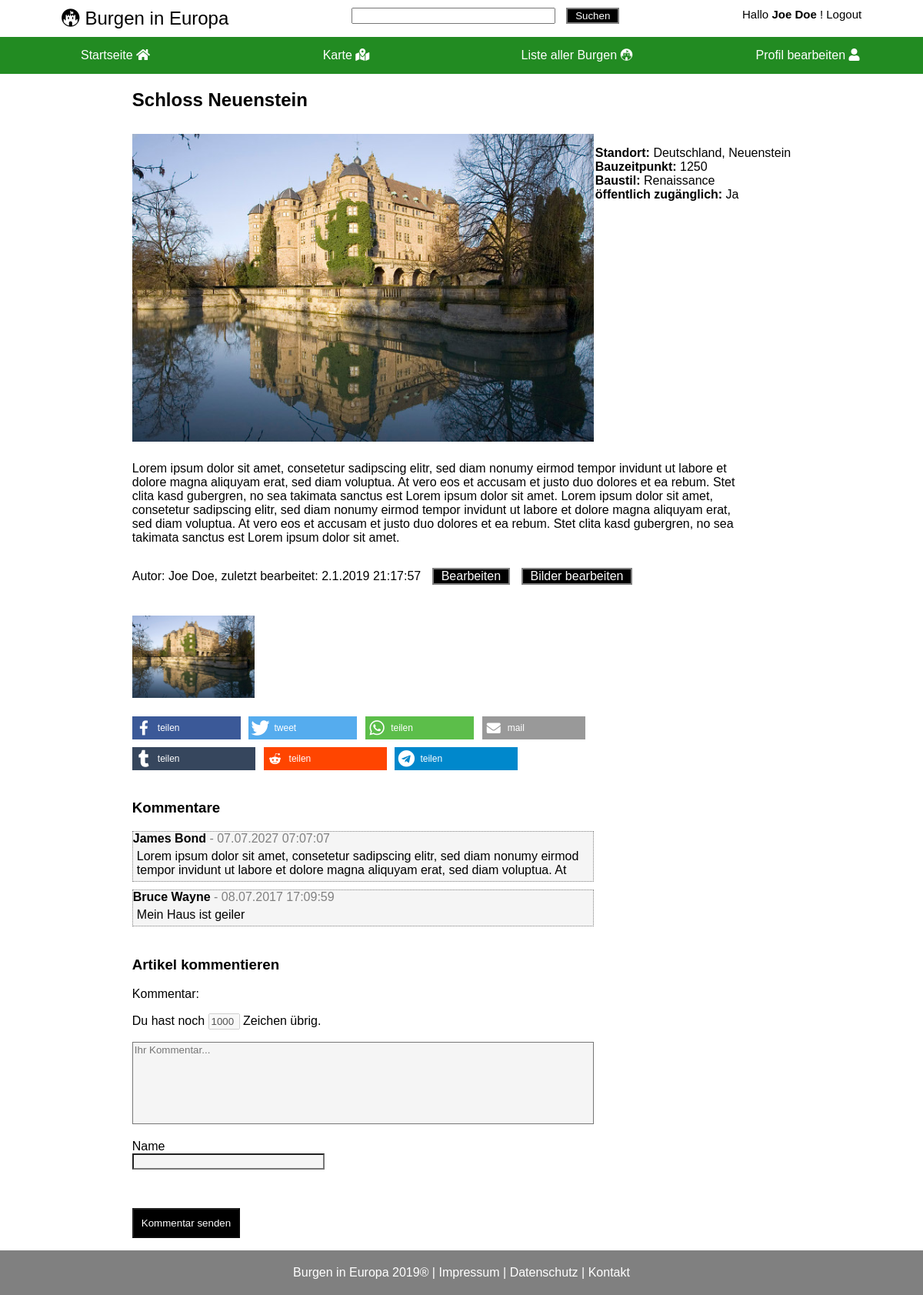
The page /Webseiten/details.php?id=1 (signed in) on the database its author committed.
### tables this page shows
CREATE TABLE castles (
	id INTEGER PRIMARY KEY AUTOINCREMENT,
	name VARCHAR(50) NOT NULL,
	change_date DATE NOT NULL,
	year INTEGER,
    style VARCHAR(30),
    public VARCHAR(5),   
    link VARCHAR(50),
	description TEXT NOT NULL,
    century VARCHAR(30),
    longitude REAL NOT NULL,
    latitude REAL NOT NULL,
    creation_date VARCHAR(50) NOT NULL,
    firstletter CHAR(1) NOT NULL,
    country VARCHAR(50),
	city VARCHAR(50),
    author_id VARCHAR(255) NOT NULL,
    FOREIGN KEY(author_id) REFERENCES users(id)
    );

CREATE TABLE pictures (
    id INTEGER PRIMARY KEY AUTOINCREMENT,
	path VARCHAR(50),
	castle_id INTEGER NOT NULL,
 	FOREIGN KEY(castle_id) REFERENCES castles(id)
    );

CREATE TABLE comments (
    id INTEGER PRIMARY KEY AUTOINCREMENT,
	content TEXT NOT NULL,
	time DATE NOT NULL,
	author VARCHAR(50) NOT NULL,
    castle_id INTEGER,
	FOREIGN KEY(castle_id) REFERENCES castles(id)
    );

### Webseiten/dao.php (called while the page is built, shortened)
<?php
include("database_dao.php");
$dao = new databaseDAO;
?>

### Webseiten/detailsdata.php (called while the page is built)
<?php
    require_once("dao.php");
    $castleId = (isset($_GET["id"]) && is_string($_GET["id"])) ? $_GET["id"] : "7";
    $data = $dao->getCastle($castleId);
?>

### Webseiten/database_dao.php (called while the page is built, shortened)
<?php
class databaseDAO implements DAO {
    private $db = null;
    private $statementUserById = null;
    private $statementCastle = null;
    private $statementPictures = null;
    private $statementComments = null;
    private function statementSetup() {
        $this->statementUserById = $this->db->prepare("SELECT * FROM users WHERE id = :id;");
        $this->statementCastle = $this->db->prepare("SELECT * FROM castles WHERE id = :id;");
        $this->statementPictures = $this->db->prepare("SELECT * FROM pictures WHERE castle_id = :castle_id;");
        $this->statementComments = $this->db->prepare("SELECT * FROM comments WHERE castle_id = :castle_id;");
    }
    private function startConnection() {
        $user = "root";
        $pw = null;
        $dsn= "sqlite:../Datenbank/datenbank.db";
        $this->db = new PDO($dsn, $user, $pw);
        $this->db->setAttribute(PDO::ATTR_ERRMODE, PDO::ERRMODE_EXCEPTION);
        $this->statementSetup();
    }
    function getCastle($id) {
        $this->startConnection();
        try {
            $this->statementCastle->bindValue(":id", $id);
            $this->statementCastle->execute();
            if($castle = $this->statementCastle->fetch(PDO::FETCH_ASSOC)) {
                $this->statementComments->bindValue(":castle_id", $id);
                $this->statementComments->execute();
                $this->statementPictures->bindValue(":castle_id", $id);
                $this->statementPictures->execute();
                $castle["pictures"] = $this->statementPictures->fetchAll(PDO::FETCH_ASSOC);;
                $castle["comments"] = $this->statementComments->fetchAll(PDO::FETCH_ASSOC);
                $this->statementUserById->bindValue(":id", $castle["author_id"]);
                $this->statementUserById->execute();
                $author = $this->statementUserById->fetch(PDO::FETCH_ASSOC);
                $castle["author"] = $author["username"];
                return $castle;
            } else {
                return "not found";
            }
        } catch(PDOException $e) {
            header("Location: ./error.php?fehler=E003");
        } finally {
            $this->db = null;
        }
    }
}
?>

### Webseiten/details.php (the view, shortened to what this page needs)
<!doctype html>
<html lang="de">
<?php include("detailsdata.php"); ?>
<head>
    <link rel="stylesheet" type="text/css" href="./css/detailseite.css">
    <link rel="stylesheet" type="text/css" href="./css/footer.css">
    <link rel="stylesheet" href="./css/style.css">
    <link rel="stylesheet" type="text/css" href="./css/header.css">
    <link rel="stylesheet" type="text/css" href="./css/nav.css">
    <link rel="stylesheet" href="https://use.fontawesome.com/releases/v5.8.1/css/all.css">
    <link rel="stylesheet" type="text/css" href="./css/beitrag.css">
    <link rel="stylesheet" type="text/css" href="./shariff-3.2.1/shariff.min.css">
</head>
<body>
    <?php include("header.php"); ?>
    <?php include("nav.php"); ?>
    <div class="grid-container">
        <div class="castlename">
            <h2><?= $data["name"]; ?></h2>
        </div>
        <div class="image">
            <?php foreach($data["pictures"] as $picture): ?>
            <img class="slide" src="<?= $picture["path"]?>" alt="Bild von <?= $data["name"] ?>" style="display:none">
            <?php endforeach; ?>
        </div>
        <div class="details">
            <p>
                <b>Standort:</b>
                <?= $data['country']; ?>, <?= $data['city']; ?>
                <br>
                <b>Bauzeitpunkt:</b>
                <?= $data["year"]; ?>
                <br>
                <b>Baustil:</b>
                <?= $data["style"]; ?>
                <br>
                <b>öffentlich zugänglich:</b>
                <?= $data["public"]; ?>
                <br>
            </p>
        </div>
        <div class="description">
            <article>
                <p><?= $data["description"]; ?></p>
            </article>
            <ul>
                <li>
                    <p>Autor: <a class="nodec black" href="./profile.php?type=info&id=<?=$data["author_id"]; ?>"><?= $data["author"]; ?></a>, zuletzt bearbeitet: <?= $data["change_date"]; ?></p>
                </li>
                <li> <?php if(isset($_SESSION["name"])): ?>
                    <a class="button nodec" href="./beitrag.php?id=<?= $data["id"]; ?>"> Bearbeiten</a>
                </li>
                <li><a href="./picture_upload.php?castle_id=<?= $data["id"] ?>" class="button nodec">Bilder bearbeiten</a>
                </li>
            </ul>
            <?php endif; ?>
        </div>
        <div id="gallery" class="gallery">
            <?php foreach($data["pictures"] as $picture): ?>
            <div class="gallery-box">
                <img onclick="openModal();currentSlide(1)" id="my_image" src="<?= $picture["path"]?>" alt="Bild von <?= $data["name"] ?>">
            </div>
            <?php endforeach; ?>
        </div>
        <div class="shariff socialmedia" data-services='["facebook";"twitter";"pintrest";"whatsapp";"mail";"tumblr";"reddit";"telegram";]'></div>
        <div class="entryComments" id="comments">
            <h3>Kommentare</h3>
            <?php if(empty($data["comments"])): ?>
            <p>Noch keine Kommentare vorhanden.</p>
            <?php
            else:
                foreach($data["comments"] as $comment):
            ?>
            <div class="commentBox">
                <label class="commentAuthor"> <b><?= $comment["author"]; ?></b> </label>
                <label class="commentTime"> - <?= $comment["time"]; ?></label>
                <p class="commentText"><?= $comment["content"]; ?></p>
            </div>
            <?php
                endforeach;
            endif;
            ?>
        </div>
        <div class="commentRespond">
            <h3>Artikel kommentieren</h3>
            <form id="newComment" class="commentForm" method="post" action="save_comment.php">
                <div class="commentFormComment">
                    <label for="comment">Kommentar:</label>
                    <br>
                    <p>Du hast noch <input disabled maxlength="5" size="2" value="1000" id="counter"> Zeichen übrig.</p>
                    <textarea name="comment" onkeyup="textCounter(this,'counter',1000);" maxlength="1000" id="message" placeholder="Ihr Kommentar..."></textarea>
                    <br>
                </div>
                <p class="commentFormAuthor">
                    <label for="author">Name</label>
                    <br>
                    <input type="text" name="author" id="author" required="required" maxlength="30" autocomplete="off">
                </p>
                <script src="https://www.google.com/recaptcha/api.js"></script><br>
                <p class="formSubmit">
                    <input id="submit" type="submit" value="Kommentar senden" disabled="disabled">
                </p>
            </form>
        </div>
    </div>
    <br>
    <?php
        include("footer.php")
    ?>
</body>
</html>

### Webseiten/css/detailseite.css (style rules this page uses)
.grid-container { font-family: Arial, Helvetica, sans-serif; display: grid; grid-template-columns: auto auto; grid-gap: 10px; margin: auto 30px; }
.castlename { grid-column: 1; grid-row: 1; }
.image { min-height: 100px; grid-column: 1; grid-row: 2; }
.details { grid-column: 1; grid-row: 3; }
.description { grid-column: 1; grid-row: 4; max-width: 800px; }
.gallery { max-width: 840px; grid-column: 1; grid-row: 5; height: auto; width: auto; display: flex; flex-wrap: wrap; }
.gallery-box { flex-basis: 50%; }
.gallery img { width: 95%; min-width: 75%; height: auto; }
.socialmedia { grid-column: 1; grid-row: 6; }
.entryComments { grid-column: 1; grid-row: 7; }
.commentBox { width: 100%; margin-bottom: 10px; background-color: #f5f5f5; border: 1px dotted grey; }
.commentBox p { margin: 5px; }
.commentTime { color: grey }
.commentRespond { grid-row: 8; grid-column: 1; }
.commentFormComment textarea { background-color: #f5f5f5; }
.commentFormAuthor input { background-color: #f5f5f5; width: 250px; }
.formSubmit input[type="submit"] { background-color: black; color: white; padding: 10px 10px; }
@media only screen and (min-width: 1024px) { .grid-container { grid-template-columns: 600px auto; margin: auto auto; grid-column-gap: 2px; } }
@media only screen and (min-width: 1024px) { .image img { max-height: auto; max-width: 600px; } }
@media only screen and (min-width: 1024px) { .details { grid-column: 2; grid-row: 2; } }
@media only screen and (min-width: 1024px) { .description { grid-column: 1 / span 2; grid-row: 3; max-width: 800px; } }
@media only screen and (min-width: 1024px) { .description ul { padding-left: 0px; } }
@media only screen and (min-width: 1024px) { .description li { display: inline-block; } }
@media only screen and (min-width: 1024px) { .gallery { grid-column: 1 /span 2; grid-row: 4; } }
@media only screen and (min-width: 1024px) { .gallery-box { flex-basis: 20%; } }

### Webseiten/css/style.css (style rules this page uses)
* { font-family: Arial, Helvetica, sans-serif; }
.nodec { text-decoration: none; }
.black { color: black; }
.button { display: inline-block; padding-left: 10px; padding-right: 10px; background-color: black; color: white; border: 2px solid grey; width: auto; margin-left: 10px; text-decoration: none; }
body { margin: 0px; }

### Webseiten/css/nav.css (style rules this page uses)
* { box-sizing: border-box; }

### Webseiten/css/beitrag.css (style rules this page uses)
textarea { resize: none; width: 100%; height: 8em; }
body { display: flex; flex-wrap: wrap; }

### rows shown on the page
castles: name "Schloss Neuenstein", country "Deutschland", city "Neuenstein", year "1250", style "Renaissance", public "Ja", author+description "Lorem ipsum dolor sit amet, consetetur sadipscing elitr, sed diam nonumy eirmod tempor invidunt ut labore et dolore magna aliquyam erat, sed diam voluptua. At vero eos et accusam et justo duo dolores et ea rebum. Stet clita kasd gubergren, no sea takimata sanctus est Lorem ipsum dolor sit amet. Lorem ipsum dolor sit amet, consetetur sadipscing elitr, sed diam nonumy eirmod tempor invidunt ut labore et dolore magna aliquyam erat, sed diam voluptua. At vero eos et accusam et justo duo dolores et ea rebum. Stet clita kasd gubergren, no sea takimata sanctus est Lorem ipsum dolor sit amet.", author "Joe Doe", change_date "2.1.2019 21:17:57"
pictures: path (picture)
comments: author "James Bond", time "07.07.2027 07:07:07", content "Lorem ipsum dolor sit amet, consetetur sadipscing elitr, sed diam nonumy eirmod tempor invidunt ut labore et dolore magna aliquyam erat, sed diam voluptua. At"
comments: author "Bruce Wayne", time "08.07.2017 17:09:59", content "Mein Haus ist geiler"

### other values the page prints
$username "Joe Doe"
